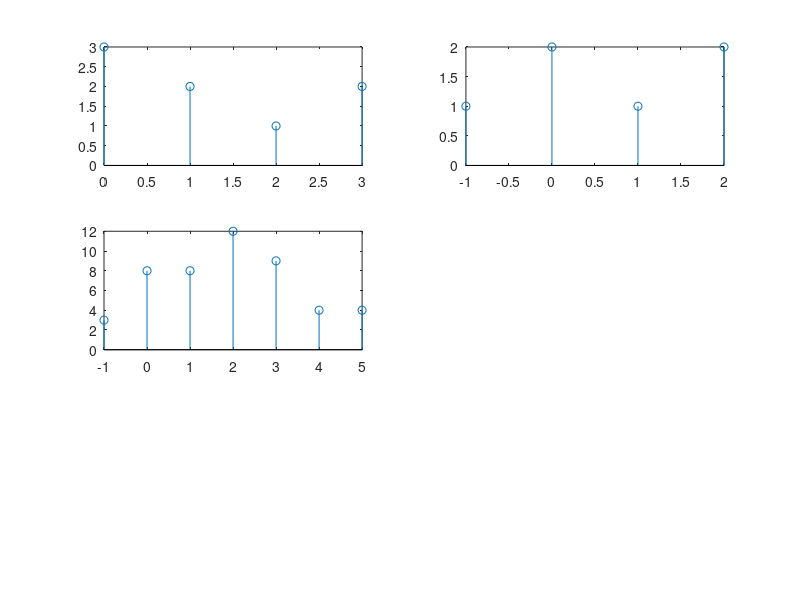

MATLAB code for this plot:
x1=[3 2 1 2];
n1=[0:3];

x2=[1 2 1 2];
n2=[-1:2];

kmin=n1(1)+n2(1);
kmax=n1(end)+n2(end);
k=kmin:kmax;

y=conv(x1,x2);

subplot(3,2,1);stem(n1,x1);
subplot(3,2,2);stem(n2,x2);
subplot(3,2,3);stem(k,y);
